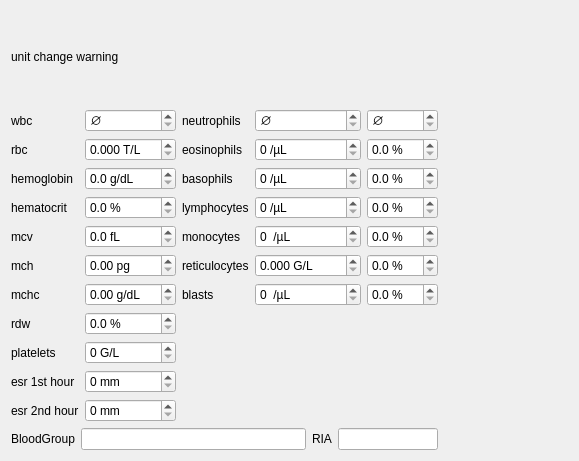
<?xml version="1.0" encoding="UTF-8"?>
<ui version="4.0">
 <class>LabTestsResults</class>
 <widget class="QWidget" name="LabTestsResults">
  <property name="geometry">
   <rect>
    <x>0</x>
    <y>0</y>
    <width>579</width>
    <height>461</height>
   </rect>
  </property>
  <property name="windowTitle">
   <string/>
  </property>
  <layout class="QHBoxLayout" name="horizontalLayout_2">
   <item>
    <layout class="QGridLayout" name="gridLayout">
     <item row="0" column="0" colspan="5">
      <widget class="QLabel" name="unitChangeWarningLabel">
       <property name="text">
        <string>unit change warning</string>
       </property>
      </widget>
     </item>
     <item row="1" column="0">
      <widget class="QLabel" name="leucoLabel">
       <property name="sizePolicy">
        <sizepolicy hsizetype="Fixed" vsizetype="Preferred">
         <horstretch>0</horstretch>
         <verstretch>0</verstretch>
        </sizepolicy>
       </property>
       <property name="text">
        <string>wbc</string>
       </property>
      </widget>
     </item>
     <item row="1" column="1">
      <widget class="QDoubleSpinBox" name="leucocytesDoubleSpinBox">
       <property name="specialValueText">
        <string notr="true">∅</string>
       </property>
       <property name="suffix">
        <string notr="true"/>
       </property>
       <property name="decimals">
        <number>3</number>
       </property>
       <property name="maximum">
        <double>2000.000000000000000</double>
       </property>
      </widget>
     </item>
     <item row="1" column="2">
      <widget class="QLabel" name="neutrophilsLabel">
       <property name="sizePolicy">
        <sizepolicy hsizetype="Fixed" vsizetype="Preferred">
         <horstretch>0</horstretch>
         <verstretch>0</verstretch>
        </sizepolicy>
       </property>
       <property name="text">
        <string>neutrophils</string>
       </property>
      </widget>
     </item>
     <item row="1" column="3">
      <widget class="QDoubleSpinBox" name="neutrophilsDoubleSpinBox">
       <property name="specialValueText">
        <string notr="true">∅</string>
       </property>
       <property name="suffix">
        <string> /µL</string>
       </property>
       <property name="decimals">
        <number>0</number>
       </property>
       <property name="minimum">
        <double>-1.000000000000000</double>
       </property>
       <property name="maximum">
        <double>1000000.000000000000000</double>
       </property>
       <property name="value">
        <double>-1.000000000000000</double>
       </property>
      </widget>
     </item>
     <item row="1" column="4">
      <widget class="QDoubleSpinBox" name="neutrophilsPctDoubleSpinBox">
       <property name="specialValueText">
        <string notr="true">∅</string>
       </property>
       <property name="suffix">
        <string> %</string>
       </property>
       <property name="decimals">
        <number>1</number>
       </property>
       <property name="minimum">
        <double>-0.100000000000000</double>
       </property>
       <property name="singleStep">
        <double>0.100000000000000</double>
       </property>
       <property name="value">
        <double>-0.100000000000000</double>
       </property>
      </widget>
     </item>
     <item row="2" column="0">
      <widget class="QLabel" name="rbcLabel">
       <property name="sizePolicy">
        <sizepolicy hsizetype="Preferred" vsizetype="Preferred">
         <horstretch>0</horstretch>
         <verstretch>0</verstretch>
        </sizepolicy>
       </property>
       <property name="text">
        <string>rbc</string>
       </property>
      </widget>
     </item>
     <item row="2" column="1">
      <widget class="QDoubleSpinBox" name="rbcDoubleSpinBox">
       <property name="suffix">
        <string notr="true" extracomment="10^12 per liter (SI unit)"> T/L</string>
       </property>
       <property name="decimals">
        <number>3</number>
       </property>
       <property name="maximum">
        <double>100.000000000000000</double>
       </property>
      </widget>
     </item>
     <item row="2" column="2">
      <widget class="QLabel" name="eosinophilsLabel">
       <property name="sizePolicy">
        <sizepolicy hsizetype="Fixed" vsizetype="Preferred">
         <horstretch>0</horstretch>
         <verstretch>0</verstretch>
        </sizepolicy>
       </property>
       <property name="text">
        <string>eosinophils</string>
       </property>
      </widget>
     </item>
     <item row="2" column="3">
      <widget class="QDoubleSpinBox" name="eosinophilsDoubleSpinBox">
       <property name="suffix">
        <string notr="true"> /µL</string>
       </property>
       <property name="decimals">
        <number>0</number>
       </property>
       <property name="maximum">
        <double>1000000.000000000000000</double>
       </property>
      </widget>
     </item>
     <item row="2" column="4">
      <widget class="QDoubleSpinBox" name="eosinophilsPctDoubleSpinBox">
       <property name="suffix">
        <string> %</string>
       </property>
       <property name="decimals">
        <number>1</number>
       </property>
      </widget>
     </item>
     <item row="3" column="0">
      <widget class="QLabel" name="hbLabel">
       <property name="sizePolicy">
        <sizepolicy hsizetype="Fixed" vsizetype="Preferred">
         <horstretch>0</horstretch>
         <verstretch>0</verstretch>
        </sizepolicy>
       </property>
       <property name="text">
        <string>hemoglobin</string>
       </property>
      </widget>
     </item>
     <item row="3" column="1">
      <widget class="QDoubleSpinBox" name="hb">
       <property name="suffix">
        <string notr="true" extracomment="gram per deciliter (conventional unit)"> g/dL</string>
       </property>
       <property name="decimals">
        <number>1</number>
       </property>
       <property name="maximum">
        <double>99.000000000000000</double>
       </property>
      </widget>
     </item>
     <item row="3" column="2">
      <widget class="QLabel" name="basophilsLabel">
       <property name="sizePolicy">
        <sizepolicy hsizetype="Fixed" vsizetype="Preferred">
         <horstretch>0</horstretch>
         <verstretch>0</verstretch>
        </sizepolicy>
       </property>
       <property name="text">
        <string>basophils</string>
       </property>
      </widget>
     </item>
     <item row="3" column="3">
      <widget class="QDoubleSpinBox" name="basophilsDoubleSpinBox">
       <property name="suffix">
        <string> /µL</string>
       </property>
       <property name="decimals">
        <number>0</number>
       </property>
       <property name="maximum">
        <double>1000000.000000000000000</double>
       </property>
      </widget>
     </item>
     <item row="3" column="4">
      <widget class="QDoubleSpinBox" name="basophilsPctDoubleSpinBox">
       <property name="suffix">
        <string> %</string>
       </property>
       <property name="decimals">
        <number>1</number>
       </property>
      </widget>
     </item>
     <item row="4" column="0">
      <widget class="QLabel" name="htLabel">
       <property name="sizePolicy">
        <sizepolicy hsizetype="Fixed" vsizetype="Preferred">
         <horstretch>0</horstretch>
         <verstretch>0</verstretch>
        </sizepolicy>
       </property>
       <property name="text">
        <string>hematocrit</string>
       </property>
      </widget>
     </item>
     <item row="4" column="1">
      <widget class="QDoubleSpinBox" name="ht">
       <property name="suffix">
        <string> %</string>
       </property>
       <property name="decimals">
        <number>1</number>
       </property>
       <property name="maximum">
        <double>100.000000000000000</double>
       </property>
      </widget>
     </item>
     <item row="4" column="2">
      <widget class="QLabel" name="lymphocytesLabel">
       <property name="sizePolicy">
        <sizepolicy hsizetype="Fixed" vsizetype="Preferred">
         <horstretch>0</horstretch>
         <verstretch>0</verstretch>
        </sizepolicy>
       </property>
       <property name="text">
        <string>lymphocytes</string>
       </property>
      </widget>
     </item>
     <item row="4" column="3">
      <widget class="QDoubleSpinBox" name="lymphocytesDoubleSpinBox">
       <property name="suffix">
        <string> /µL</string>
       </property>
       <property name="decimals">
        <number>0</number>
       </property>
       <property name="maximum">
        <double>1000000.000000000000000</double>
       </property>
      </widget>
     </item>
     <item row="4" column="4">
      <widget class="QDoubleSpinBox" name="lymphocytesPctDoubleSpinBox">
       <property name="suffix">
        <string> %</string>
       </property>
       <property name="decimals">
        <number>1</number>
       </property>
      </widget>
     </item>
     <item row="5" column="0">
      <widget class="QLabel" name="mcvLabel">
       <property name="sizePolicy">
        <sizepolicy hsizetype="Fixed" vsizetype="Preferred">
         <horstretch>0</horstretch>
         <verstretch>0</verstretch>
        </sizepolicy>
       </property>
       <property name="text">
        <string>mcv</string>
       </property>
      </widget>
     </item>
     <item row="5" column="1">
      <widget class="QDoubleSpinBox" name="mcv">
       <property name="suffix">
        <string extracomment="femto Liter (SI unit)"> fL</string>
       </property>
       <property name="decimals">
        <number>1</number>
       </property>
       <property name="maximum">
        <double>200.000000000000000</double>
       </property>
      </widget>
     </item>
     <item row="5" column="2">
      <widget class="QLabel" name="monocytesLabel">
       <property name="sizePolicy">
        <sizepolicy hsizetype="Fixed" vsizetype="Preferred">
         <horstretch>0</horstretch>
         <verstretch>0</verstretch>
        </sizepolicy>
       </property>
       <property name="text">
        <string>monocytes</string>
       </property>
      </widget>
     </item>
     <item row="5" column="3">
      <widget class="QDoubleSpinBox" name="monocytesDoubleSpinBox">
       <property name="suffix">
        <string notr="true">  /µL</string>
       </property>
       <property name="decimals">
        <number>0</number>
       </property>
       <property name="maximum">
        <double>1000000.000000000000000</double>
       </property>
      </widget>
     </item>
     <item row="5" column="4">
      <widget class="QDoubleSpinBox" name="monocytesPctDoubleSpinBox">
       <property name="suffix">
        <string> %</string>
       </property>
       <property name="decimals">
        <number>1</number>
       </property>
      </widget>
     </item>
     <item row="6" column="0">
      <widget class="QLabel" name="mchLabel">
       <property name="text">
        <string>mch</string>
       </property>
      </widget>
     </item>
     <item row="6" column="1">
      <widget class="QDoubleSpinBox" name="mchDoubleSpinBox">
       <property name="suffix">
        <string> pg</string>
       </property>
      </widget>
     </item>
     <item row="6" column="2">
      <widget class="QLabel" name="reticulocytesLabel">
       <property name="sizePolicy">
        <sizepolicy hsizetype="Fixed" vsizetype="Preferred">
         <horstretch>0</horstretch>
         <verstretch>0</verstretch>
        </sizepolicy>
       </property>
       <property name="text">
        <string>reticulocytes</string>
       </property>
      </widget>
     </item>
     <item row="6" column="3">
      <widget class="QDoubleSpinBox" name="reticulocytesDoubleSpinBox">
       <property name="suffix">
        <string> G/L</string>
       </property>
       <property name="decimals">
        <number>3</number>
       </property>
       <property name="maximum">
        <double>10000.000000000000000</double>
       </property>
      </widget>
     </item>
     <item row="6" column="4">
      <widget class="QDoubleSpinBox" name="reticulocytesPctDoubleSpinBox">
       <property name="suffix">
        <string> %</string>
       </property>
       <property name="decimals">
        <number>1</number>
       </property>
      </widget>
     </item>
     <item row="7" column="0">
      <widget class="QLabel" name="mchcLabel">
       <property name="text">
        <string>mchc</string>
       </property>
      </widget>
     </item>
     <item row="7" column="1">
      <widget class="QDoubleSpinBox" name="mchcDoubleSpinBox">
       <property name="suffix">
        <string> g/dL</string>
       </property>
      </widget>
     </item>
     <item row="7" column="2">
      <widget class="QLabel" name="blastsLabel">
       <property name="text">
        <string>blasts</string>
       </property>
      </widget>
     </item>
     <item row="7" column="3">
      <widget class="QDoubleSpinBox" name="blastsDoubleSpinBox">
       <property name="suffix">
        <string notr="true">  /µL</string>
       </property>
       <property name="decimals">
        <number>0</number>
       </property>
       <property name="maximum">
        <double>1000000.000000000000000</double>
       </property>
      </widget>
     </item>
     <item row="7" column="4">
      <widget class="QDoubleSpinBox" name="blastsPctDoubleSpinBox">
       <property name="suffix">
        <string> %</string>
       </property>
       <property name="decimals">
        <number>1</number>
       </property>
      </widget>
     </item>
     <item row="8" column="0">
      <widget class="QLabel" name="rdwLabel">
       <property name="text">
        <string>rdw</string>
       </property>
      </widget>
     </item>
     <item row="8" column="1">
      <widget class="QDoubleSpinBox" name="rdwDoubleSpinBox">
       <property name="suffix">
        <string> %</string>
       </property>
       <property name="decimals">
        <number>1</number>
       </property>
      </widget>
     </item>
     <item row="9" column="0">
      <widget class="QLabel" name="plateletsLabel">
       <property name="sizePolicy">
        <sizepolicy hsizetype="Fixed" vsizetype="Preferred">
         <horstretch>0</horstretch>
         <verstretch>0</verstretch>
        </sizepolicy>
       </property>
       <property name="text">
        <string>platelets</string>
       </property>
      </widget>
     </item>
     <item row="9" column="1">
      <widget class="QDoubleSpinBox" name="plateletsDoubleSpinBox">
       <property name="suffix">
        <string notr="true" extracomment="giga per liter (SI unit)"> G/L</string>
       </property>
       <property name="decimals">
        <number>0</number>
       </property>
       <property name="maximum">
        <double>10000.000000000000000</double>
       </property>
      </widget>
     </item>
     <item row="10" column="0">
      <widget class="QLabel" name="sr1Label">
       <property name="sizePolicy">
        <sizepolicy hsizetype="Fixed" vsizetype="Preferred">
         <horstretch>0</horstretch>
         <verstretch>0</verstretch>
        </sizepolicy>
       </property>
       <property name="text">
        <string>esr 1st hour</string>
       </property>
      </widget>
     </item>
     <item row="10" column="1">
      <widget class="QDoubleSpinBox" name="sr1">
       <property name="prefix">
        <string/>
       </property>
       <property name="suffix">
        <string> mm</string>
       </property>
       <property name="decimals">
        <number>0</number>
       </property>
       <property name="maximum">
        <double>1000.000000000000000</double>
       </property>
      </widget>
     </item>
     <item row="11" column="0">
      <widget class="QLabel" name="sr2Label">
       <property name="sizePolicy">
        <sizepolicy hsizetype="Fixed" vsizetype="Preferred">
         <horstretch>0</horstretch>
         <verstretch>0</verstretch>
        </sizepolicy>
       </property>
       <property name="text">
        <string>esr 2nd hour</string>
       </property>
      </widget>
     </item>
     <item row="11" column="1">
      <widget class="QDoubleSpinBox" name="sr2">
       <property name="suffix">
        <string> mm</string>
       </property>
       <property name="decimals">
        <number>0</number>
       </property>
       <property name="maximum">
        <double>1000.000000000000000</double>
       </property>
      </widget>
     </item>
     <item row="12" column="0" colspan="5">
      <layout class="QHBoxLayout" name="horizontalLayout">
       <item>
        <widget class="QLabel" name="groupLabel">
         <property name="sizePolicy">
          <sizepolicy hsizetype="Fixed" vsizetype="Preferred">
           <horstretch>0</horstretch>
           <verstretch>0</verstretch>
          </sizepolicy>
         </property>
         <property name="text">
          <string>BloodGroup</string>
         </property>
        </widget>
       </item>
       <item>
        <widget class="QLineEdit" name="group"/>
       </item>
       <item>
        <widget class="QLabel" name="riaLabel">
         <property name="sizePolicy">
          <sizepolicy hsizetype="Fixed" vsizetype="Preferred">
           <horstretch>0</horstretch>
           <verstretch>0</verstretch>
          </sizepolicy>
         </property>
         <property name="text">
          <string>RIA</string>
         </property>
        </widget>
       </item>
       <item>
        <widget class="QLineEdit" name="ria">
         <property name="maximumSize">
          <size>
           <width>100</width>
           <height>16777215</height>
          </size>
         </property>
        </widget>
       </item>
      </layout>
     </item>
    </layout>
   </item>
   <item>
    <spacer name="horizontalSpacer">
     <property name="orientation">
      <enum>Qt::Horizontal</enum>
     </property>
     <property name="sizeHint" stdset="0">
      <size>
       <width>40</width>
       <height>20</height>
      </size>
     </property>
    </spacer>
   </item>
  </layout>
 </widget>
 <resources/>
 <connections/>
</ui>
